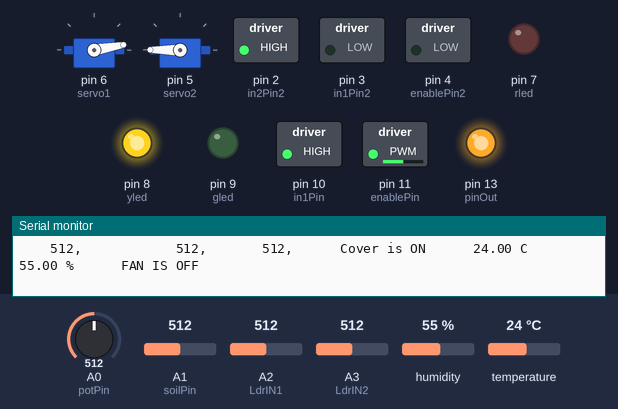
A sketch run on a simulated Arduino Uno, built with avr-gcc and run on an emulated ATmega328P. On the bench: 2 × servo, switched loads named in the sketch (green lamp = pin HIGH), output pins drawn as LEDs (lit = HIGH), the last lines printed to the serial monitor. Dashed ring = blinking. The test bench sets the inputs (shaded band); at power-on: temperature 24 °C, A1 (soilPin) = 512, A0 (potPin) = 512, A2 (LdrIN1) = 512, A3 (LdrIN2) = 512, humidity 55 %.

Above: at 1.2 s.
1.3 s: temperature set to 28 °C
3.3 s: temperature set to 31 °C
At 4.5 s:
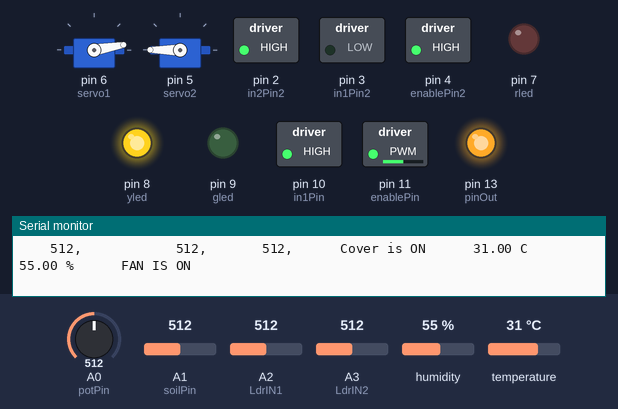
5.7 s: A1 (soilPin) set to 487
At 6.7 s:
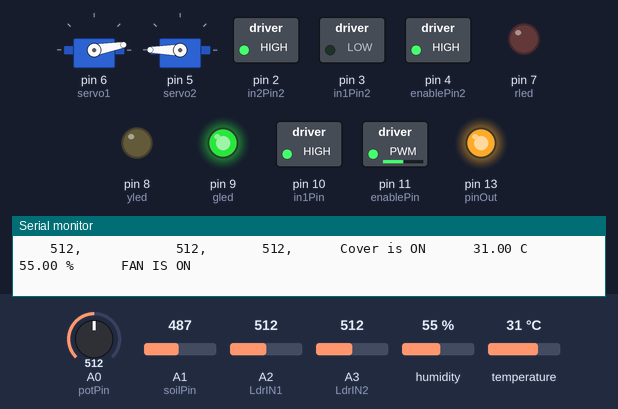
7.7 s: A0 (potPin) set to 716
At 9.0 s:
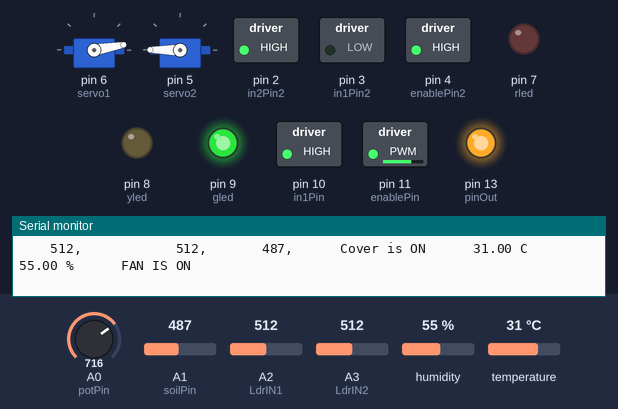
9.8 s: A1 (soilPin) set to 510
At 11.2 s:
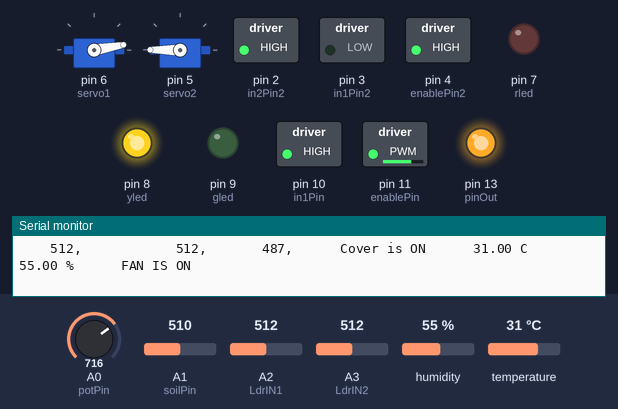
11.8 s: A0 (potPin) set to 810
Timing chart, 0 to 14.9 s (numbered marks = the images above; inputs shaded):
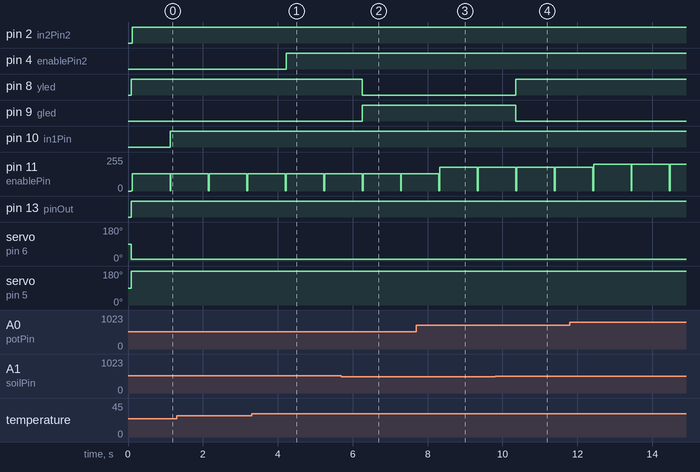

The sketch:

sketch_oct10b.ino
```cpp
#include <dht.h>
#include <Servo.h>
/*************************************/
dht DHT;
/************ COVER    ****************/
Servo servo1;
Servo servo2;
int LdrIN1 = A2; //light sensor 1
int LdrIN2 = A3; //light sensor 2
int lightValue1 = 0;
int lightValue2 = 0;
/************  COVER END  ****************/

/**************  WATER PUMP  *******************/
int enablePin = 11;
int in1Pin = 10;
//int in2Pin = 9;
int pinOut = 13;
//int switchPin = 7;
int potPin = A0;
//int statusPin= 13;
int soilPin = A1;
int soilValue;
int gled = 9;
int yled = 8;
int rled = 7;

/*********   WATER PUMP END  **************/

/*****  TEMPERATURE CONTROL SYSTEM  *******/
int enablePin2 = 4;
int in1Pin2 = 3;
int in2Pin2 = 2;
int switchPin2 = 1;

int potPin2 = 0; //***///**//*CAUTION---------------

//int statusPin= 13;
int DHT11_PIN= A4;
/***  TEMPERATURE CONTROL SYSTEM END ***/

void setup()
{
  Serial.begin(9600);
  pinMode(in1Pin, OUTPUT); //pin 10
  //pinMode(in2Pin, OUTPUT);
  pinMode(pinOut, OUTPUT); //pin 9
  pinMode(enablePin, OUTPUT); //pin 11
  //pinMode(switchPin, INPUT_PULLUP); //pin 7
  //pinMode(statusPin,OUTPUT); //pin 13 // not in use
  pinMode(gled, OUTPUT); //green
  pinMode(yled, OUTPUT); //yellow
  pinMode(rled, OUTPUT); //red
  pinMode(LdrIN1, INPUT);
  pinMode(LdrIN2, INPUT);
  //pinMode(ServoOut, OUTPUT);
   Serial.println("Light Sensor 1,\t\tLight Sensor 2,\t\tSoil Moisture,\t\tCover Status,\t\tTemperature,\t\tHumidity,\t\tFan Status");
   servo1.attach(6);
   servo2.attach(5);

/*********  TEMPERATURE CONTROL SYSTEM  **************/
  pinMode(DHT11_PIN,INPUT);
  pinMode(in1Pin2, OUTPUT);/*PIN10*/
  pinMode(in2Pin2, OUTPUT);/*PIN9*/
  pinMode(enablePin2, OUTPUT);/**/
  pinMode(switchPin2, INPUT_PULLUP);
  //pinMode(statusPin,OUTPUT);
/*********  TEMPERATURE CONTROL SYSTEM END  ******************/
}

void loop()
{
  lightValue1 = analogRead(LdrIN1);
  lightValue2 = analogRead(LdrIN2);
  Serial.print("    ");
  Serial.print(lightValue1);
  Serial.print(",      \t\t  ");
  Serial.print(lightValue2);
  Serial.print(", \t\t\t");
  Serial.print(soilValue);
  Serial.print(",  \t\t");

  //digitalWrite(13,HIGH);
  int speed = analogRead(potPin) / 4;
  soilValue = analogRead(soilPin);
  //boolean reverse = digitalRead(switchPin);
  boolean reverse = digitalRead(pinOut);
  ///////////////////////////////////////////
  if(lightValue1 < 500 && lightValue2 < 500)
  {
    Serial.print("Cover is OFF");
    servo1.write(180);
    //digitalWrite(ServoOut, HIGH);
  }
  else
  {
    Serial.print("Cover is ON");
    servo1.write(10);
   // digitalWrite(ServoOut, HIGH);
  }
  /////////////////////////////////////////
  if(lightValue1 > 500 || lightValue2 > 500)
  {
    servo2.write(180);
    //digitalWrite(ServoOut, HIGH);
  }
  else
  {
    servo2.write(10);
   // digitalWrite(ServoOut, HIGH);
  }
  //////////////////////////////////////////
  if(soilValue > 800)
    setMotor(speed, reverse);
  else
    setMotor(1, reverse);

soilValue = analogRead(soilPin);
  if(soilValue < 500)
  {
    digitalWrite(gled, HIGH); //9
    digitalWrite(yled, LOW);//8
    digitalWrite(rled, LOW);//7
  }
  else if(soilValue >= 500 && soilValue < 800)
  {
    digitalWrite(yled, HIGH);
    digitalWrite(rled, LOW);
    digitalWrite(gled, LOW);
  }
  else
  {
    digitalWrite(rled, HIGH);
    digitalWrite(yled, LOW);
    digitalWrite(gled, LOW);
  }
/********* TEMPERATURE CONTROL SYSTEM  *********/

  int chk = DHT.read11(DHT11_PIN);
  //Serial.print("Temperature = ");
  Serial.print("  \t\t");
  Serial.print(DHT.temperature);
  Serial.print(" C\t");
  //Serial.print("Humidity = ");
  Serial.print("\t\t");
  Serial.print(DHT.humidity);
  Serial.print(" %");

 int speed2 = analogRead(potPin2) / 4;
  boolean reverse2 = digitalRead(switchPin2);
  setMotor2(speed2, reverse2);

  if(DHT.temperature >= 30)
  {
    Serial.print("  \t\t");
   // Serial.print(" ");
    Serial.println("FAN IS ON");
    //digitalWrite(in2Pin2,HIGH);
   digitalWrite(enablePin2,HIGH);
    //digitalWrite(enablePin2,HIGH);
  }
  else
  {
    Serial.print("  \t\t");
   // Serial.print(" ");
    Serial.println("FAN IS OFF");
    //digitalWrite(in2Pin2,LOW);
  }
/********* TEMPERATURE CONTROL SYSTEM END  ************/
   delay (1000);
}

void setMotor(int speed,boolean reverse)
{
  analogWrite(enablePin, speed);
  digitalWrite(in1Pin,  reverse);
  digitalWrite(pinOut, HIGH);
}

 void setMotor2(int speed2, boolean reverse2)
{
  analogWrite(enablePin, speed2);
  digitalWrite(in1Pin2, ! reverse2);
  digitalWrite(in2Pin2, reverse2);
}
```

Measured:
- the behaviour switches between 29 and 30 °C on temperature (found by bisection; images 0 and 1)
- the behaviour switches between 500 and 499 on A1 (soilPin) (found by bisection; images 1 and 2)
- after the input at 3.3 s, pin 4 (enablePin2): LOW → HIGH after 0.93 s
- after the input at 5.7 s, pin 8 (yled): HIGH → LOW after 0.55 s; pin 9 (gled): LOW → HIGH after 0.55 s
- after the input at 9.8 s, pin 8 (yled): LOW → HIGH after 0.56 s; pin 9 (gled): HIGH → LOW after 0.56 s
